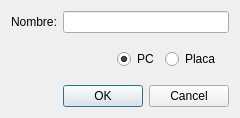
<?xml version="1.0" encoding="UTF-8"?>
<ui version="4.0">
 <class>SimpleFileDialog</class>
 <widget class="QDialog" name="SimpleFileDialog">
  <property name="geometry">
   <rect>
    <x>0</x>
    <y>0</y>
    <width>238</width>
    <height>118</height>
   </rect>
  </property>
  <property name="windowTitle">
   <string>Dialog</string>
  </property>
  <layout class="QGridLayout" name="gridLayout">
   <item row="0" column="0">
    <widget class="QLabel" name="label">
     <property name="text">
      <string>Nombre:</string>
     </property>
    </widget>
   </item>
   <item row="0" column="1">
    <widget class="QLineEdit" name="lineEdit"/>
   </item>
   <item row="1" column="0" colspan="2">
    <widget class="QWidget" name="widget" native="true">
     <layout class="QHBoxLayout" name="horizontalLayout">
      <item>
       <spacer name="horizontalSpacer">
        <property name="orientation">
         <enum>Qt::Horizontal</enum>
        </property>
        <property name="sizeHint" stdset="0">
         <size>
          <width>92</width>
          <height>20</height>
         </size>
        </property>
       </spacer>
      </item>
      <item>
       <widget class="QRadioButton" name="radioButton">
        <property name="maximumSize">
         <size>
          <width>60</width>
          <height>16777215</height>
         </size>
        </property>
        <property name="text">
         <string>PC</string>
        </property>
        <property name="checked">
         <bool>true</bool>
        </property>
       </widget>
      </item>
      <item>
       <widget class="QRadioButton" name="radioButton_2">
        <property name="maximumSize">
         <size>
          <width>60</width>
          <height>16777215</height>
         </size>
        </property>
        <property name="text">
         <string>Placa</string>
        </property>
       </widget>
      </item>
     </layout>
    </widget>
   </item>
   <item row="2" column="1">
    <widget class="QDialogButtonBox" name="buttonBox">
     <property name="orientation">
      <enum>Qt::Horizontal</enum>
     </property>
     <property name="standardButtons">
      <set>QDialogButtonBox::Cancel|QDialogButtonBox::Ok</set>
     </property>
    </widget>
   </item>
  </layout>
 </widget>
 <resources/>
 <connections>
  <connection>
   <sender>buttonBox</sender>
   <signal>accepted()</signal>
   <receiver>SimpleFileDialog</receiver>
   <slot>accept()</slot>
   <hints>
    <hint type="sourcelabel">
     <x>248</x>
     <y>254</y>
    </hint>
    <hint type="destinationlabel">
     <x>157</x>
     <y>274</y>
    </hint>
   </hints>
  </connection>
  <connection>
   <sender>buttonBox</sender>
   <signal>rejected()</signal>
   <receiver>SimpleFileDialog</receiver>
   <slot>reject()</slot>
   <hints>
    <hint type="sourcelabel">
     <x>316</x>
     <y>260</y>
    </hint>
    <hint type="destinationlabel">
     <x>286</x>
     <y>274</y>
    </hint>
   </hints>
  </connection>
 </connections>
</ui>
